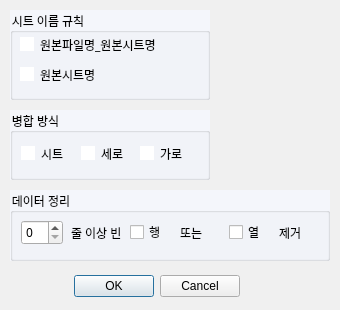
<?xml version="1.0" encoding="UTF-8"?>
<ui version="4.0">
 <class>Dialog</class>
 <widget class="QDialog" name="Dialog">
  <property name="geometry">
   <rect>
    <x>0</x>
    <y>0</y>
    <width>340</width>
    <height>310</height>
   </rect>
  </property>
  <property name="font">
   <font>
    <family>Noto Sans</family>
    <pointsize>9</pointsize>
   </font>
  </property>
  <property name="windowTitle">
   <string>Options</string>
  </property>
  <property name="windowIcon">
   <iconset>
    <normaloff>lib/logo.png</normaloff>lib/logo.png</iconset>
  </property>
  <property name="styleSheet">
   <string notr="true">* {
font-family: &quot;Noto Sans&quot;;
font-size: 9pt;
}


QDialog {
    background-color: #f0f0f0;
}

QGroupBox {
background-color: rgb(244, 246, 251)
}

QListView {
background-color: #ffffff;
}

/* RadioButton 기본 indicator 스타일 */
QRadioButton::indicator:unchecked {
background-color: white;
border: 2px solid white;
}
/* 선택 시 색깔 */
QRadioButton::indicator:checked {
background-color: black;
border: 2px solid white;
}</string>
  </property>
  <widget class="QDialogButtonBox" name="buttonBox">
   <property name="geometry">
    <rect>
     <x>70</x>
     <y>270</y>
     <width>170</width>
     <height>32</height>
    </rect>
   </property>
   <property name="font">
    <font>
     <family>Noto Sans</family>
     <pointsize>9</pointsize>
    </font>
   </property>
   <property name="orientation">
    <enum>Qt::Orientation::Horizontal</enum>
   </property>
   <property name="standardButtons">
    <set>QDialogButtonBox::StandardButton::Cancel|QDialogButtonBox::StandardButton::Ok</set>
   </property>
  </widget>
  <widget class="QGroupBox" name="groupBox">
   <property name="geometry">
    <rect>
     <x>10</x>
     <y>110</y>
     <width>200</width>
     <height>70</height>
    </rect>
   </property>
   <property name="font">
    <font>
     <family>Noto Sans</family>
     <pointsize>9</pointsize>
    </font>
   </property>
   <property name="title">
    <string>병합 방식</string>
   </property>
   <widget class="QWidget" name="layoutWidget">
    <property name="geometry">
     <rect>
      <x>11</x>
      <y>29</y>
      <width>173</width>
      <height>29</height>
     </rect>
    </property>
    <property name="font">
     <font>
      <family>Noto Sans</family>
      <pointsize>9</pointsize>
     </font>
    </property>
    <layout class="QHBoxLayout" name="horizontalLayout">
     <item>
      <widget class="QRadioButton" name="radioButtonSheet">
       <property name="font">
        <font>
         <family>Noto Sans</family>
         <pointsize>9</pointsize>
        </font>
       </property>
       <property name="text">
        <string>시트</string>
       </property>
       <property name="shortcut">
        <string>A</string>
       </property>
      </widget>
     </item>
     <item>
      <widget class="QRadioButton" name="radioButtonVertical">
       <property name="font">
        <font>
         <family>Noto Sans</family>
         <pointsize>9</pointsize>
        </font>
       </property>
       <property name="text">
        <string>세로</string>
       </property>
       <property name="shortcut">
        <string>S</string>
       </property>
      </widget>
     </item>
     <item>
      <widget class="QRadioButton" name="radioButtonHorizontal">
       <property name="font">
        <font>
         <family>Noto Sans</family>
         <pointsize>9</pointsize>
        </font>
       </property>
       <property name="text">
        <string>가로</string>
       </property>
       <property name="shortcut">
        <string>D</string>
       </property>
      </widget>
     </item>
    </layout>
   </widget>
  </widget>
  <widget class="QGroupBox" name="groupBox_3">
   <property name="geometry">
    <rect>
     <x>10</x>
     <y>190</y>
     <width>320</width>
     <height>71</height>
    </rect>
   </property>
   <property name="font">
    <font>
     <family>Noto Sans</family>
     <pointsize>9</pointsize>
    </font>
   </property>
   <property name="title">
    <string>데이터 정리</string>
   </property>
   <widget class="QWidget" name="layoutWidget">
    <property name="geometry">
     <rect>
      <x>11</x>
      <y>28</y>
      <width>300</width>
      <height>29</height>
     </rect>
    </property>
    <property name="font">
     <font>
      <family>Noto Sans</family>
      <pointsize>9</pointsize>
     </font>
    </property>
    <layout class="QHBoxLayout" name="horizontalLayout_2">
     <property name="spacing">
      <number>8</number>
     </property>
     <item>
      <widget class="QSpinBox" name="spinBoxEmpty">
       <property name="font">
        <font>
         <family>Noto Sans</family>
         <pointsize>9</pointsize>
        </font>
       </property>
      </widget>
     </item>
     <item>
      <widget class="QLabel" name="label_3">
       <property name="font">
        <font>
         <family>Noto Sans</family>
         <pointsize>9</pointsize>
        </font>
       </property>
       <property name="text">
        <string>줄 이상 빈</string>
       </property>
      </widget>
     </item>
     <item>
      <widget class="QCheckBox" name="checkBoxEmptyRow">
       <property name="font">
        <font>
         <family>Noto Sans</family>
         <pointsize>9</pointsize>
        </font>
       </property>
       <property name="text">
        <string>행</string>
       </property>
       <property name="shortcut">
        <string>Z</string>
       </property>
      </widget>
     </item>
     <item>
      <widget class="QLabel" name="label">
       <property name="font">
        <font>
         <family>Noto Sans</family>
         <pointsize>9</pointsize>
        </font>
       </property>
       <property name="text">
        <string>또는</string>
       </property>
      </widget>
     </item>
     <item>
      <widget class="QCheckBox" name="checkBoxEmptyColumn">
       <property name="font">
        <font>
         <family>Noto Sans</family>
         <pointsize>9</pointsize>
        </font>
       </property>
       <property name="text">
        <string>열</string>
       </property>
      </widget>
     </item>
     <item>
      <widget class="QLabel" name="label_2">
       <property name="font">
        <font>
         <family>Noto Sans</family>
         <pointsize>9</pointsize>
        </font>
       </property>
       <property name="text">
        <string>제거</string>
       </property>
      </widget>
     </item>
    </layout>
   </widget>
  </widget>
  <widget class="QGroupBox" name="groupBox_4">
   <property name="geometry">
    <rect>
     <x>10</x>
     <y>10</y>
     <width>200</width>
     <height>90</height>
    </rect>
   </property>
   <property name="font">
    <font>
     <family>Noto Sans</family>
     <pointsize>9</pointsize>
    </font>
   </property>
   <property name="title">
    <string>시트 이름 규칙</string>
   </property>
   <widget class="QWidget" name="layoutWidget_3">
    <property name="geometry">
     <rect>
      <x>10</x>
      <y>20</y>
      <width>173</width>
      <height>60</height>
     </rect>
    </property>
    <property name="font">
     <font>
      <family>Noto Sans</family>
      <pointsize>9</pointsize>
     </font>
    </property>
    <layout class="QVBoxLayout" name="verticalLayout">
     <item>
      <widget class="QRadioButton" name="radioButtonOriginalBoth">
       <property name="font">
        <font>
         <family>Noto Sans</family>
         <pointsize>9</pointsize>
        </font>
       </property>
       <property name="styleSheet">
        <string notr="true"/>
       </property>
       <property name="text">
        <string>원본파일명_원본시트명</string>
       </property>
       <property name="shortcut">
        <string>Q</string>
       </property>
      </widget>
     </item>
     <item>
      <widget class="QRadioButton" name="radioButtonOriginalSheet">
       <property name="font">
        <font>
         <family>Noto Sans</family>
         <pointsize>9</pointsize>
        </font>
       </property>
       <property name="styleSheet">
        <string notr="true"/>
       </property>
       <property name="text">
        <string>원본시트명</string>
       </property>
       <property name="shortcut">
        <string>W</string>
       </property>
      </widget>
     </item>
    </layout>
   </widget>
  </widget>
  <zorder>groupBox_4</zorder>
  <zorder>buttonBox</zorder>
  <zorder>groupBox</zorder>
  <zorder>groupBox_3</zorder>
 </widget>
 <resources/>
 <connections>
  <connection>
   <sender>buttonBox</sender>
   <signal>accepted()</signal>
   <receiver>Dialog</receiver>
   <slot>accept()</slot>
   <hints>
    <hint type="sourcelabel">
     <x>248</x>
     <y>254</y>
    </hint>
    <hint type="destinationlabel">
     <x>157</x>
     <y>274</y>
    </hint>
   </hints>
  </connection>
  <connection>
   <sender>buttonBox</sender>
   <signal>rejected()</signal>
   <receiver>Dialog</receiver>
   <slot>reject()</slot>
   <hints>
    <hint type="sourcelabel">
     <x>316</x>
     <y>260</y>
    </hint>
    <hint type="destinationlabel">
     <x>286</x>
     <y>274</y>
    </hint>
   </hints>
  </connection>
 </connections>
</ui>
